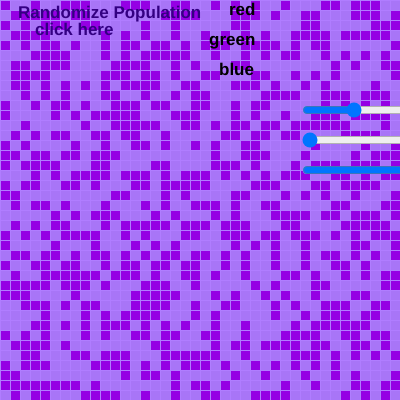
Frame 1 (no input)
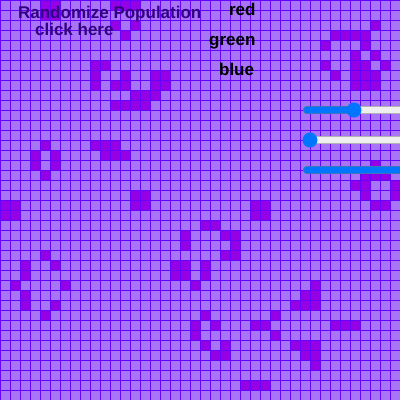
Frame 60 (no input)
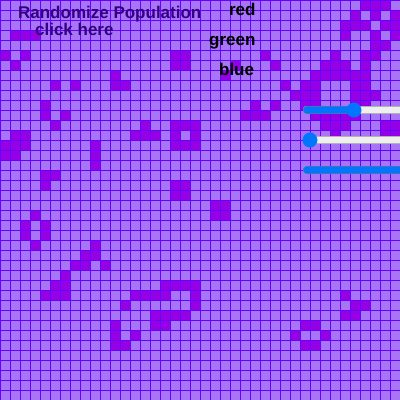
Frame 120 (the mouse pressed at the canvas centre since frame 60)

The p5.js sketch that drew these frames (run headless with seeded random() and noise() and a simulated clock; from frame 60 on, the mouse is pressed at the canvas centre):

// p5.js sketch
// ── sketch.js
var grid;
let rSlider, gSlider, bSlider;
function setup() {
  createCanvas(400, 400);
  grid = new Grid(10);
  grid.randomize();
  grid.draw();

  rSlider = createSlider(0, 255, 100);
  rSlider.position(300, 100);
  gSlider = createSlider(0, 255, 0);
  gSlider.position(300, 130);
  bSlider = createSlider(0, 255, 255);
  bSlider.position(300, 160);

  print("Figuring out the for loops");
  print("I did a lot more pushing than I expected.");
  print("I would be happy kinda because I worked really hard through this and this is something I can look back on as I progress and strengthen my skills");
}

function draw() {

  grid.draw();
  grid.updateNeighborCounts();
  grid.updatePopulation();


  grid.words();

  const r = rSlider.value();
  const g = gSlider.value();
  const b = bSlider.value();
  background(r,g,b,130);
  text('red', 100 + rSlider.width, 15);
  text('green', 80 + gSlider.width, 45);
  text('blue', 90 + bSlider.width, 75);
}

class Grid {
  constructor(cellSize) {
    this.cellSize = cellSize;
    this.numberOfColumns = width / cellSize;
    this.numberOfRows = height / cellSize;
    var x = this.numberOfColumns;
    var y = this.numberOfRows;

    this.cells = new Array(x);
    for (var i = 0; i < this.numberOfColumns; i++) {
      this.cells[i] = new Array(this.numberOfRows);
    }


    for (var column = 0; column < this.numberOfColumns; column++) {
      for (var row = 0; row < this.numberOfRows; row++) {
        this.cells[column][row] = new Cell(column, row, this.cellSize);
      }
    }
    //print(this.cells);

    // update the contructor to take cellSize as a parameter
    // use cellSize to calculate and assign values for numberOfColumns and numberOfRows
  }

  draw() {
    for (var column = 0; column < this.numberOfColumns; column++) {
      for (var row = 0; row < this.numberOfRows; row++) {
        this.cells[column][row].draw();
      }
    }
  }
  randomize() {
    for (var column = 0; column < this.numberOfColumns; column++) {
      for (var row = 0; row < this.numberOfRows; row++) {
        var rando = floor(random(2));
        this.cells[column][row].setIsAlive(rando);
      }
    }
  }


  updatePopulation() {
    for (var column = 0; column < this.numberOfColumns; column++) {
      for (var row = 0; row < this.numberOfRows; row++) {
        this.cells[column][row].liveOrDie();
      }
    }
  }


  getNeighbors(currentCell) {

    var neighbors = [];

    for (var xOffset = -1; xOffset <= 1; xOffset++) {
      for (var yOffset = -1; yOffset <= 1; yOffset++) {
        var neighborColumn = currentCell.column + xOffset;
        var neighborRow = currentCell.row + yOffset;
        if (this.isValidPosition(neighborColumn, neighborRow)) {
          if ((currentCell.column == neighborColumn) && (currentCell.row == neighborRow)) {
            print("null");
          } else {
            var cell = this.cells[neighborColumn][neighborRow];
            neighbors.push(cell);
          }
        }
      }
      // do something with neighborColumn and neighborRow
    }

    return neighbors;
  }


  isValidPosition(column, row) {
    return column >= 0 && row >= 0 && column < this.numberOfColumns && row < this.numberOfRows;
  }
  updateNeighborCounts() {
    for (var column = 0; column < this.numberOfColumns; column++) {
      for (var row = 0; row < this.numberOfRows; row++) {
        var cell = this.cells[column][row];
        var neighbors = this.getNeighbors(cell);
        var count = 0;
        for (var i = 0; i < neighbors.length; i++) {
          if(neighbors[i].isAlive){
            count++;
          }

        }

        cell.liveNeighborCount = count;
      }
    }
  }
   words() {
    textStyle(BOLD);
    textSize(17);
    fill(0);
    text("Randomize Population",18,18);
    text('click here', 35,35);

  }
}

class Cell {
  constructor(column, row, cellSize) {
    this.column = column;
    this.row = row;
    this.cellSize = cellSize;
    this.liveNeighborCount = 0;
    this.isAlive = false;
  }
  draw() {
    if (this.isAlive === true) {
      fill(200, 0, 200);
    } else {
      fill(240);
    }
    noStroke();
    rect(this.column * this.cellSize + 1, this.row * this.cellSize + 1, this.cellSize - 1, this.cellSize - 1);

  }
  setIsAlive(value) {
    if (value) {
      this.isAlive = true;
    } else {
      this.isAlive = false;
    }
  }
  liveOrDie() {
    if (this.isAlive && this.liveNeighborCount < 2) {
      this.isAlive = false;
    } else if (this.isAlive && this.liveNeighborCount == 2) {
      this.isAlive = true;
    } else if (this.isAlive && this.liveNeighborCount == 3) {
      this.isAlive = true;
    } else if (this.isAlive && this.liveNeighborCount > 3) {
      this.isAlive = false;
    } else if (!this.isAlive && this.liveNeighborCount == 3) {
      this.isAlive = true;
    }
  }
}

function mousePressed() {
  grid.randomize();
  grid.words();
  //   var randomColumn = floor(random(grid.numberOfColumns));
  //   var randomRow = floor(random(grid.numberOfRows));

  //   var randomCell = grid.cells[randomColumn][randomRow];
  //   var neighborCount = grid.getNeighbors(randomCell).length;

  // print("cell at " + randomCell.column + ", " + randomCell.row + " has " + neighborCount + " neighbors");
  // print(grid.isValidPosition(0, 0)); // should be true
  // print(grid.isValidPosition(0, 1)); // should be false


  //   grid.updateNeighborCounts();
  //   print(grid.cells);
  // grid.updatePopulation();

}

// ── index.css
body {
  padding: 0;
  margin: 40px;
}
